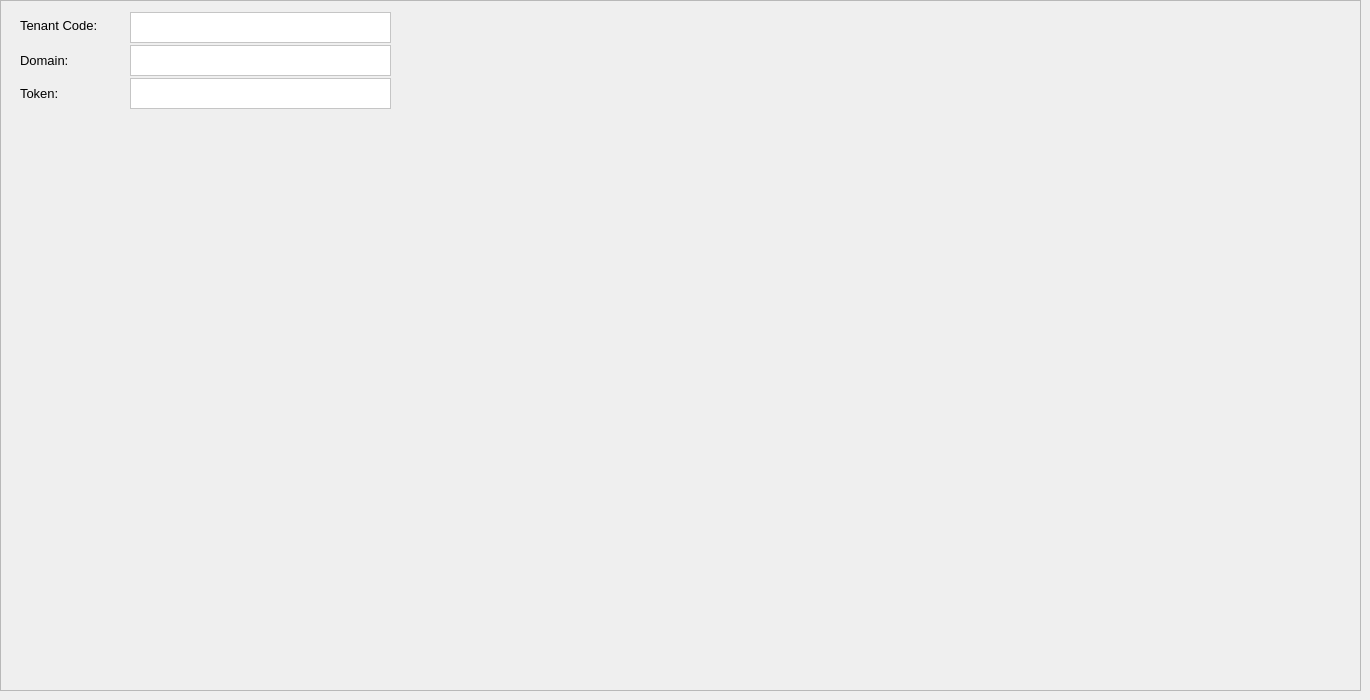
    <widget class="QWidget" name="tabSetup">
     <attribute name="title">
      <string>Lipad Setup</string>
     </attribute>
     <widget class="QFrame" name="frame_27">
      <property name="geometry">
       <rect>
        <x>0</x>
        <y>0</y>
        <width>1361</width>
        <height>691</height>
       </rect>
      </property>
      <property name="frameShape">
       <enum>QFrame::StyledPanel</enum>
      </property>
      <property name="frameShadow">
       <enum>QFrame::Raised</enum>
      </property>
      <widget class="QTextEdit" name="textEditLipadDomain">
       <property name="geometry">
        <rect>
         <x>130</x>
         <y>45</y>
         <width>261</width>
         <height>31</height>
        </rect>
       </property>
       <property name="font">
        <font>
         <family>Segoe UI</family>
         <pointsize>10</pointsize>
        </font>
       </property>
       <property name="styleSheet">
        <string notr="true">background-color: rgb(255, 255, 255);
color: rgb(0, 0, 0);</string>
       </property>
      </widget>
      <widget class="QLabel" name="label_94">
       <property name="geometry">
        <rect>
         <x>20</x>
         <y>83</y>
         <width>111</width>
         <height>21</height>
        </rect>
       </property>
       <property name="font">
        <font>
         <family>Segoe UI</family>
         <pointsize>10</pointsize>
        </font>
       </property>
       <property name="text">
        <string>Token:</string>
       </property>
      </widget>
      <widget class="QTextEdit" name="textEditLipadToken">
       <property name="geometry">
        <rect>
         <x>130</x>
         <y>78</y>
         <width>261</width>
         <height>31</height>
        </rect>
       </property>
       <property name="font">
        <font>
         <family>Segoe UI</family>
         <pointsize>10</pointsize>
        </font>
       </property>
       <property name="styleSheet">
        <string notr="true">background-color: rgb(255, 255, 255);
color: rgb(0, 0, 0);</string>
       </property>
      </widget>
      <widget class="QTextEdit" name="textEditLipadTenantCode">
       <property name="geometry">
        <rect>
         <x>130</x>
         <y>12</y>
         <width>261</width>
         <height>31</height>
        </rect>
       </property>
       <property name="font">
        <font>
         <family>Segoe UI</family>
         <pointsize>10</pointsize>
        </font>
       </property>
       <property name="styleSheet">
        <string notr="true">background-color: rgb(255, 255, 255);
color: rgb(0, 0, 0);</string>
       </property>
      </widget>
      <widget class="QLabel" name="label_95">
       <property name="geometry">
        <rect>
         <x>20</x>
         <y>15</y>
         <width>101</width>
         <height>21</height>
        </rect>
       </property>
       <property name="font">
        <font>
         <family>Segoe UI</family>
         <pointsize>10</pointsize>
        </font>
       </property>
       <property name="text">
        <string>Tenant Code:</string>
       </property>
      </widget>
      <widget class="QLabel" name="label_96">
       <property name="geometry">
        <rect>
         <x>20</x>
         <y>50</y>
         <width>101</width>
         <height>21</height>
        </rect>
       </property>
       <property name="font">
        <font>
         <family>Segoe UI</family>
         <pointsize>10</pointsize>
        </font>
       </property>
       <property name="text">
        <string>Domain:</string>
       </property>
      </widget>
     </widget>
    </widget>
